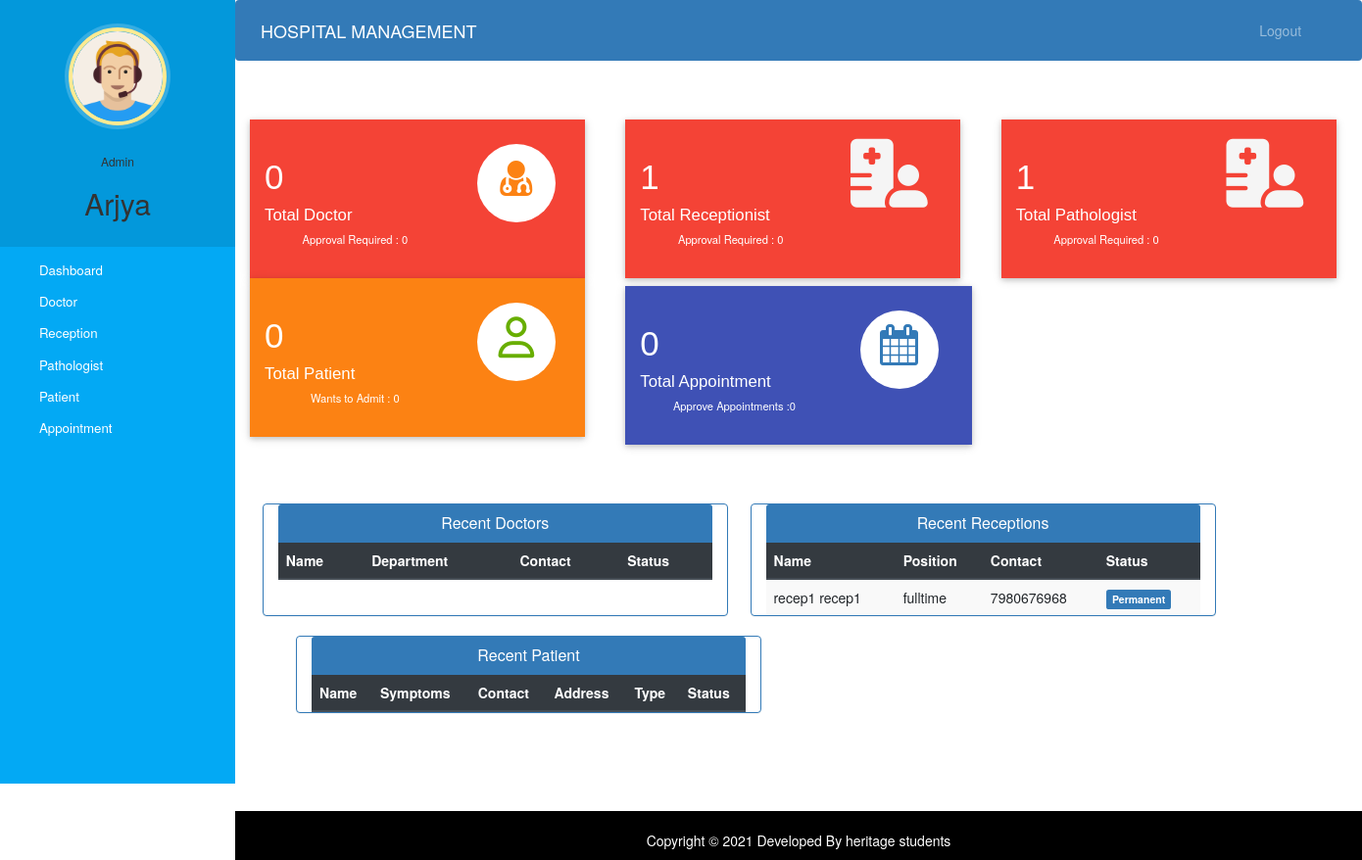
Page /admin-dashboard (signed in) on the committed database.
### hospital/models.py (models this page shows, shortened)
class Reception(models.Model):
    user=models.OneToOneField(User,on_delete=models.CASCADE)
    profile_pic=models.ImageField(upload_to='profile_pic/ReceptionProfilePic/',null=True,blank=True)
    address=models.CharField(max_length=40)
    mobile=models.CharField(max_length=20,null=True)
    position= models.CharField(max_length=50,choices=positions,default='fulltime')
    status=models.BooleanField(default=False)
    @property
    def get_name(self):
        return self.user.first_name+" "+self.user.last_name

### hospital/views.py (the view)
# urls.py: path('admin-dashboard', views.admin_dashboard_view,name='admin-dashboard'),
@login_required(login_url='adminlogin')
@user_passes_test(is_admin)
def admin_dashboard_view(request):
    doctors=models.Doctor.objects.all().order_by('-id')
    receptions=models.Reception.objects.all().order_by('-id')
    patients=models.Patient.objects.all().order_by('-id')
    pathologists=models.Pathologist.objects.all().order_by('-id')
    doctorcount=models.Doctor.objects.all().filter(status=True).count()
    pendingdoctorcount=models.Doctor.objects.all().filter(status=False).count()
    receptioncount=models.Reception.objects.all().filter(status=True).count()
    pendingreceptioncount=models.Reception.objects.all().filter(status=False).count()
    patientcount=models.Patient.objects.all().filter(status=True).count()
    pendingpatientcount=models.Patient.objects.all().filter(status=False).count()
    appointmentcount=models.Appointment.objects.all().filter(status=True).count()
    pendingappointmentcount=models.Appointment.objects.all().filter(status=False).count()
    pathologistcount=models.Pathologist.objects.all().filter(status=True).count()
    pendingpathologistcount=models.Pathologist.objects.all().filter(status=False).count()
    mydict={
    'doctors':doctors,
    'receptions':receptions,
    'patients':patients,
    'pathologists':pathologists,
    'doctorcount':doctorcount,
    'pendingdoctorcount':pendingdoctorcount,
    'receptioncount':receptioncount,
    'pathologistcount':pathologistcount,
    'pendingpathologistcount':pendingpathologistcount,
    'pendingreceptioncount':pendingreceptioncount,
    'patientcount':patientcount,
    'pendingpatientcount':pendingpatientcount,
    'appointmentcount':appointmentcount,
    'pendingappointmentcount':pendingappointmentcount,
    }
    return render(request,'hospital/admin_dashboard.html',context=mydict)

### hospital/views.py (called while the page is built)
def is_admin(user):
    return user.groups.filter(name='ADMIN').exists()

### templates/hospital/admin_dashboard.html (shortened to what this page needs)
{% extends 'hospital/admin_base.html' %}
{% load static %}
{% block content %}
{%include 'hospital/admin_dashboard_cards.html'%}
<br><br><br>
<div class="container">
  <div class="row">
    <div class="panel panel-primary col-md-5" style="margin-left:2%;">
      <div class="panel-heading" style="text-align:center;">
        <h6 class="panel-title">Recent Doctors</h6>
      </div>
      <table class="table table-hover table-striped" id="dev-table">
        <thead class="thead-dark">
          <tr>
            <th>Name</th>
            <th>Department</th>
            <th>Contact</th>
            <th>Status</th>
          </tr>
        </thead>
      </table>
    </div>
    <div class="panel panel-primary col-md-5" style="margin-left:2%;">
      <div class="panel-heading" style="text-align:center;">
        <h6 class="panel-title">Recent Receptions</h6>
      </div>
      <table class="table table-hover table-striped" id="dev-table">
        <thead class="thead-dark">
          <tr>
            <th>Name</th>
            <th>Position</th>
            <th>Contact</th>
            <th>Status</th>
          </tr>
        </thead>
        {% for r in receptions %}
        <tr>
          <td> {{r.get_name}}</td>
          <td>{{r.position}}</td>
          <td>{{r.mobile}}</td>
          {%if r.status%}
          <td> <span class="label label-primary">Permanent</span></td>
          {% else %}
          <td> <span class="label label-success">On Hold</span></td>
          {% endif %}
        </tr>
        {% endfor %}
      </table>
    </div>
    <div class="panel panel-primary col-md-5" style="margin-left:5%;">
      <div class="panel-heading" style="text-align:center;">
        <h6 class="panel-title">Recent Patient</h6>
      </div>
      <table class="table table-hover table-striped" id="dev-table">
        <thead class="thead-dark">
          <tr>
            <th>Name</th>
            <th>Symptoms</th>
            <th>Contact</th>
            <th>Address</th>
            <th>Type</th>
            <th>Status</th>
          </tr>
        </thead>
      </table>
    </div>
  </div>
</div>
{% endblock content %}

### templates/hospital/admin_base.html (shortened to what this page needs)
<!DOCTYPE html>
{% load static %}
<html lang="en">
<head>
  <link rel="stylesheet" href="https://stackpath.bootstrapcdn.com/bootstrap/4.3.1/css/bootstrap.min.css">
  <link rel="stylesheet" href="https://maxcdn.bootstrapcdn.com/font-awesome/4.7.0/css/font-awesome.min.css">
  <link rel="stylesheet" href="{% static '/style.css' %}">
</head>
<body>
  <nav class="menu" tabindex="0">
    <header class="avatar">
      <img src="{% static "images/adminpropic.png" %}" />
      <br><br>
      <h6>Admin</h6>
      <h2>{{request.user.first_name}}</h2>
    </header>
    <ul>
      <li tabindex="0" class="icon-dashboard"> <a style="color:white; text-decoration:none;" href="/admin-dashboard"><span>Dashboard</span></a> </li>
      <li tabindex="0" class="icon-customers"> <a style="color:white; text-decoration:none;" href="/admin-doctor"><span>Doctor</span></a></li>
      <li tabindex="0" class="icon-reception"> <a style="color:white;text-decoration: none;" href="/admin-reception"><span>Reception</span></a></li>
      <li tabindex="0" class="icon-reception"> <a style="color:white;text-decoration: none;" href="/admin-pathologist"><span>Pathologist</span></a></li>
      <li tabindex="0" class="icon-users"> <a style="color:white; text-decoration:none;" href="/admin-patient"><span>Patient</span></a></li>
      <li tabindex="0" class="icon-calendar"> <a style="color:white; text-decoration:none;" href="/admin-appointment"><span>Appointment</span></a></li>
    </ul>
  </nav>
  <main>
    <div class="bs-example">
      <nav class="navbar navbar-expand-md  navbar-dark fixed-top" style="background:#337AB7;">
        <a href="/admin-dashboard" class="navbar-brand">HOSPITAL MANAGEMENT</a>
        <div class="collapse navbar-collapse justify-content-between" id="navbarCollapse">
          <div class="navbar-nav" style=" margin-left: 90%;">
            <a href="/logout" class="nav-item nav-link">Logout</a>
          </div>
        </div>
      </nav>
    </div>
    <br><br>
    {% block content %}
    {% endblock content %}
    <br><br><br><br>
    <footer>
      <br>
      <div class="container">
        <div class="row">
          <div class="col-md-12 col-sm-12">
            <div style="color:#ffffff;" class="wow fadeInUp footer-copyright">
              <p>
                Copyright &copy; 2021 Developed By heritage students </p>
            </div>
          </div>
        </div>
      </div>
    </footer>
  </main>
</body>
</html>

### static/style.css (style rules this page uses)
body { padding-left: 240px; }
main { position: relative; height: 100vh; }
.menu { background: #5bc995; height: 100vh; width: 240px; position: fixed; top: 0px; left: 0; z-index: 5; outline: none; }
.menu .avatar { background: rgba(0, 0, 0, 0.1); padding: 2em 0.5em; text-align: center; }
.menu .avatar img { width: 100px; border-radius: 50%; overflow: hidden; border: 4px solid #ffea92; box-shadow: 0 0 0 4px rgba(255, 255, 255, 0.2); }
.menu .avatar h2 { font-weight: normal; margin-bottom: 0; }
.menu ul { list-style: none; padding: 0.5em 0; margin: 0; }
.menu ul li { padding: 0.5em 1em 0.5em 3em; font-size: 0.95em; font-weight: regular; background-repeat: no-repeat; background-position: left 15px center; background-size: auto 20px; transition: all 0.15s linear; cursor: pointer; }
.menu ul li.icon-dashboard { background-image: url("http://www.entypo.com/images//gauge.svg"); }
.menu ul li.icon-customers { background-image: url("http://www.entypo.com/images//briefcase.svg"); }
.menu ul li.icon-users { background-image: url("http://www.entypo.com/images//users.svg"); }
.menu ul li.icon-calendar { background-image: url("http://www.entypo.com/images//calendar.svg"); }

### templates/hospital/admin_base.html (style rules this page uses)
a:link { text-decoration: none; }
a { color: white; }
footer { padding: 0px 0px 0px 0px; background-color: black; margin: 0px; }
p { text-align: center; }
body { padding-left: 240px; }
main { position: relative; height: 100vh; }
.menu { background: #03a9f4; height: 100vh; width: 240px; position: fixed; top: 0px; left: 0; z-index: 5; outline: none; }
.menu .avatar { background: rgba(0, 0, 0, 0.1); padding: 2em 0.5em; text-align: center; }
.menu .avatar img { width: 100px; border-radius: 50%; overflow: hidden; border: 4px solid #ffea92; box-shadow: 0 0 0 4px rgba(255, 255, 255, 0.2); }
.menu .avatar h2 { font-weight: normal; margin-bottom: 0; }
.menu ul { list-style: none; padding: 0.5em 0; margin: 0; }
.menu ul li { padding: 0.5em 1em 0.5em 3em; font-size: 0.95em; font-weight: regular; background-repeat: no-repeat; background-position: left 15px center; background-size: auto 20px; transition: all 0.15s linear; cursor: pointer; }
.menu ul li.icon-dashboard { background-image: url("http://www.entypo.com/images//gauge.svg"); }
.menu ul li.icon-customers { background-image: url("http://www.entypo.com/images//briefcase.svg"); }
.menu ul li.icon-users { background-image: url("http://www.entypo.com/images//users.svg"); }
.menu ul li.icon-calendar { background-image: url("http://www.entypo.com/images//calendar.svg"); }
.menu ul li.icon-reception { background-image: url("http://www.entypo.com/images/info-with-circle.svg"); }

### rows in the picture
Reception: get_name "recep1 recep1", position "fulltime", mobile "7980676968", status "Permanent"

### other values in the picture
{{ request.user.first_name }} "Arjya"
{{ doctorcount }} "0"
{{ pendingdoctorcount }} "0"
{{ receptioncount }} "1"
{{ pendingreceptioncount }} "0"
{{ pathologistcount }} "1"
{{ pendingpathologistcount }} "0"
{{ patientcount }} "0"
{{ pendingpatientcount }} "0"
{{ appointmentcount }} "0"
{{ pendingappointmentcount }} "0"
